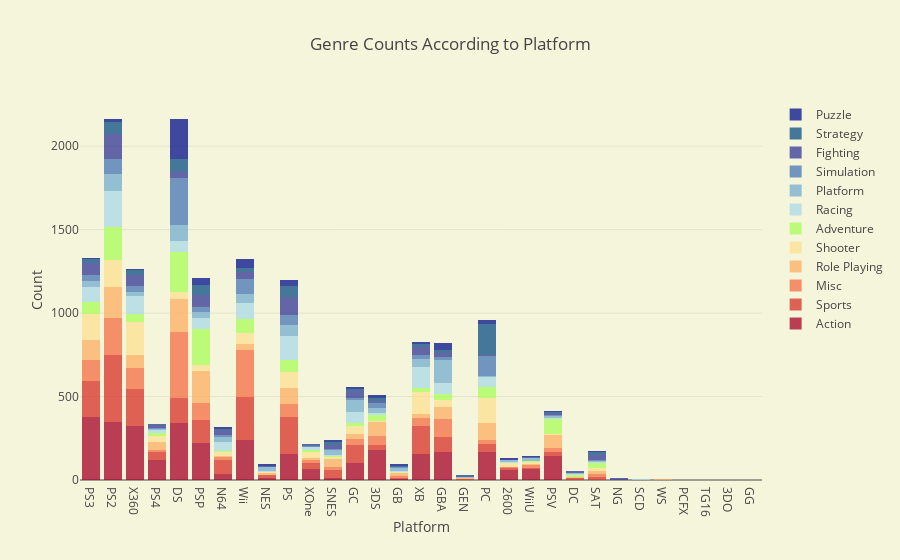

Notebook code for this chart:
### Code cell
trace1 = go.Histogram(
    x=xaction.Platform,
    opacity=0.75,
    name = "Action",
    marker=dict(color='rgb(165,0,38)'))
trace2 = go.Histogram(
    x=xsports.Platform,
    opacity=0.75,
    name = "Sports",
    marker=dict(color='rgb(215,48,39)'))
trace3 = go.Histogram(
    x=xmisc.Platform,
    opacity=0.75,
    name = "Misc",
    marker=dict(color='rgb(244,109,67)'))
trace4 = go.Histogram(
    x=xrole.Platform,
    opacity=0.75,
    name = "Role Playing",
    marker=dict(color='rgb(253,174,97)'))
trace5 = go.Histogram(
    x=xshooter.Platform,
    opacity=0.75,
    name = "Shooter",
    marker=dict(color='rgb(254,224,144)'))
trace6 = go.Histogram(
    x=xadventure.Platform,
    opacity=0.75,
    name = "Adventure",
    marker=dict(color='rgb(170,253,87)'))
trace7 = go.Histogram(
    x=xrace.Platform,
    opacity=0.75,
    name = "Racing",
    marker=dict(color='rgb(171,217,233)'))
trace8 = go.Histogram(
    x=xplatform.Platform,
    opacity=0.75,
    name = "Platform",
    marker=dict(color='rgb(116,173,209)'))
trace9 = go.Histogram(
    x=xsimulation.Platform,
    opacity=0.75,
    name = "Simulation",
    marker=dict(color='rgb(69,117,180)'))
trace10 = go.Histogram(
    x=xfight.Platform,
    opacity=0.75,
    name = "Fighting",
    marker=dict(color='rgb(49,54,149)'))
trace11 = go.Histogram(
    x=xstrategy.Platform,
    opacity=0.75,
    name = "Strategy",
    marker=dict(color="rgb(10,77,131)"))
trace12 = go.Histogram(
    x=xpuzzle.Platform,
    opacity=0.75,
    name = "Puzzle",
    marker=dict(color='rgb(1,15,139)'))

data = [trace1, trace2,trace3,trace4,trace5,trace6,trace7,trace8,trace9,trace10,trace11,trace12]
layout = go.Layout(barmode='stack',
                   title='Genre Counts According to Platform',
                   xaxis=dict(title='Platform'),
                   yaxis=dict( title='Count'),
                   paper_bgcolor='beige',
                   plot_bgcolor='beige'
)
fig = go.Figure(data=data, layout=layout)
iplot(fig)

### Figure 1 — Plotly figure (JSON) as saved in the notebook; plotly's stock layout.template omitted (floating-point values rounded to 4 significant figures; data arrays with more than 128 entries replaced by an {"elided": "..."} marker saying what was removed)
{"data": [{"marker": {"color": "rgb(165,0,38)"}, "name": "Action", "opacity": 0.75, "type": "histogram", "uid": "bd62a49e-b741-48b8-a798-663ecde76281", "x": {"elided": "3316 str values"}}, {"marker": {"color": "rgb(215,48,39)"}, "name": "Sports", "opacity": 0.75, "type": "histogram", "uid": "153fedf8-5740-4f22-b578-5df46322b6c2", "x": {"elided": "2346 str values"}}, {"marker": {"color": "rgb(244,109,67)"}, "name": "Misc", "opacity": 0.75, "type": "histogram", "uid": "d2041c83-7403-4729-aad2-8baab1a963f8", "x": {"elided": "1739 str values"}}, {"marker": {"color": "rgb(253,174,97)"}, "name": "Role Playing", "opacity": 0.75, "type": "histogram", "uid": "26ff6115-624e-45f1-b5d6-c1c9fc9e2171", "x": {"elided": "1488 str values"}}, {"marker": {"color": "rgb(254,224,144)"}, "name": "Shooter", "opacity": 0.75, "type": "histogram", "uid": "ce9598eb-3222-41f8-9210-f94d09837681", "x": {"elided": "1310 str values"}}, {"marker": {"color": "rgb(170,253,87)"}, "name": "Adventure", "opacity": 0.75, "type": "histogram", "uid": "5be8db85-5cfc-44a1-8f03-5b0bddd6932d", "x": {"elided": "1286 str values"}}, {"marker": {"color": "rgb(171,217,233)"}, "name": "Racing", "opacity": 0.75, "type": "histogram", "uid": "8a0c5893-b941-4b51-b897-c64ff22a3f79", "x": {"elided": "1249 str values"}}, {"marker": {"color": "rgb(116,173,209)"}, "name": "Platform", "opacity": 0.75, "type": "histogram", "uid": "318587c5-284b-453d-a33c-0499e4aeeb56", "x": {"elided": "886 str values"}}, {"marker": {"color": "rgb(69,117,180)"}, "name": "Simulation", "opacity": 0.75, "type": "histogram", "uid": "d3c14a82-3376-4afe-9226-3975b2cabf8a", "x": {"elided": "867 str values"}}, {"marker": {"color": "rgb(49,54,149)"}, "name": "Fighting", "opacity": 0.75, "type": "histogram", "uid": "a09c2559-ecf0-4ee4-baa3-30706d446f1a", "x": {"elided": "848 str values"}}, {"marker": {"color": "rgb(10,77,131)"}, "name": "Strategy", "opacity": 0.75, "type": "histogram", "uid": "ac1a6abe-d746-4c9e-8ba7-c57d1c3762a6", "x": {"elided": "681 str values"}}, {"marker": {"color": "rgb(1,15,139)"}, "name": "Puzzle", "opacity": 0.75, "type": "histogram", "uid": "f944fb5d-b4bf-4a4c-9aaf-ca9dec9d05d2", "x": {"elided": "582 str values"}}], "layout": {"barmode": "stack", "paper_bgcolor": "beige", "plot_bgcolor": "beige", "title": {"text": "Genre Counts According to Platform"}, "xaxis": {"title": {"text": "Platform"}}, "yaxis": {"title": {"text": "Count"}}}}
